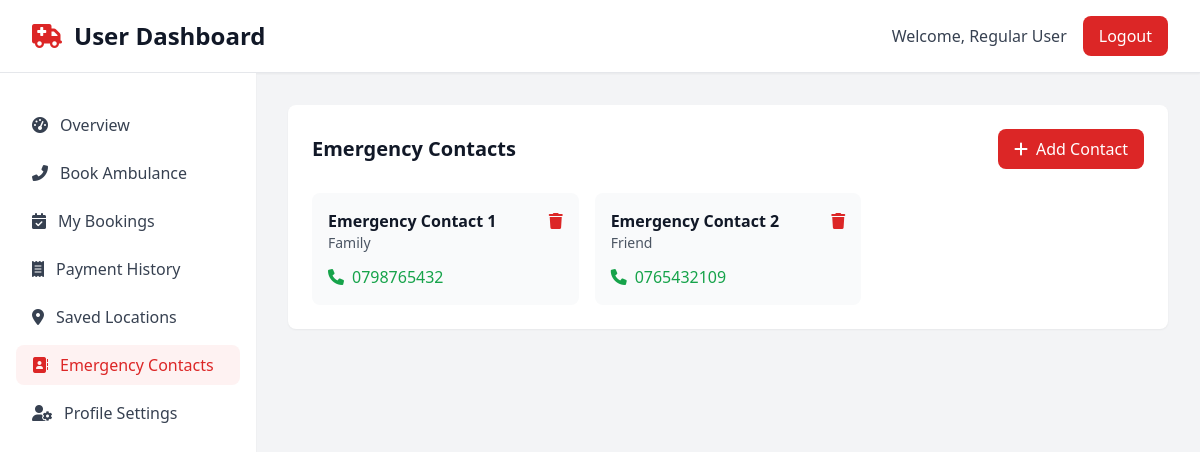
Page /user/emergency-contacts.php (signed in) on the committed database.
### tables this page shows
CREATE TABLE IF NOT EXISTS emergency_contacts (
    id INT AUTO_INCREMENT PRIMARY KEY,
    user_id INT NOT NULL,
    name VARCHAR(100) NOT NULL,
    phone VARCHAR(20) NOT NULL,
    relationship VARCHAR(50),
    created_at TIMESTAMP DEFAULT CURRENT_TIMESTAMP,
    FOREIGN KEY (user_id) REFERENCES users(id) ON DELETE CASCADE
);

### user/emergency-contacts.php (the view, shortened to what this page needs)
<?php
include '../config.php';
$user_id = $_SESSION['user_id'];
$emergency_contacts = $conn->query("SELECT * FROM emergency_contacts WHERE user_id = $user_id ORDER BY created_at DESC");
include '../includes/header.php';
include '../includes/sidebar.php';
?>
        <main class="flex-1 p-8">
            <section class="mb-8">
                <div class="bg-white rounded-lg shadow-sm p-6">
                    <div class="flex justify-between items-center mb-6">
                        <h2 class="text-xl font-semibold text-gray-900">Emergency Contacts</h2>
                        <button onclick="showAddContactModal()" class="bg-red-600 text-white px-4 py-2 rounded-lg hover:bg-red-700">
                            <i class="fas fa-plus mr-2"></i>Add Contact
                        </button>
                    </div>
                    <div class="grid grid-cols-1 md:grid-cols-2 lg:grid-cols-3 gap-4">
                        <?php if ($emergency_contacts->num_rows > 0): ?>
                            <?php while ($contact = $emergency_contacts->fetch_assoc()): ?>
                            <div class="bg-gray-50 rounded-lg p-4">
                                <div class="flex justify-between items-start mb-3">
                                    <div>
                                        <h3 class="font-semibold text-gray-900"><?php echo htmlspecialchars($contact['name']); ?></h3>
                                        <p class="text-sm text-gray-600"><?php echo htmlspecialchars($contact['relationship']); ?></p>
                                    </div>
                                    <button onclick="deleteContact(<?php echo $contact['id']; ?>)" class="text-red-600 hover:text-red-900">
                                        <i class="fas fa-trash"></i>
                                    </button>
                                </div>
                                <div class="flex items-center">
                                    <i class="fas fa-phone text-green-600 mr-2"></i>
                                    <a href="tel:<?php echo htmlspecialchars($contact['phone']); ?>" class="text-green-600 hover:text-green-800">
                                        <?php echo htmlspecialchars($contact['phone']); ?>
                                    </a>
                                </div>
                            </div>
                            <?php endwhile; ?>
                        <?php endif; ?>
                    </div>
                </div>
            </section>
        </main>
<?php include '../includes/footer.php'; ?>

### rows in the picture
emergency_contacts: name "Emergency Contact 1", relationship "Family", phone "0798765432"
emergency_contacts: name "Emergency Contact 2", relationship "Friend", phone "0765432109"

### other values in the picture
$dashboard_type "User"
$_SESSION['fullname'] "Regular User"
